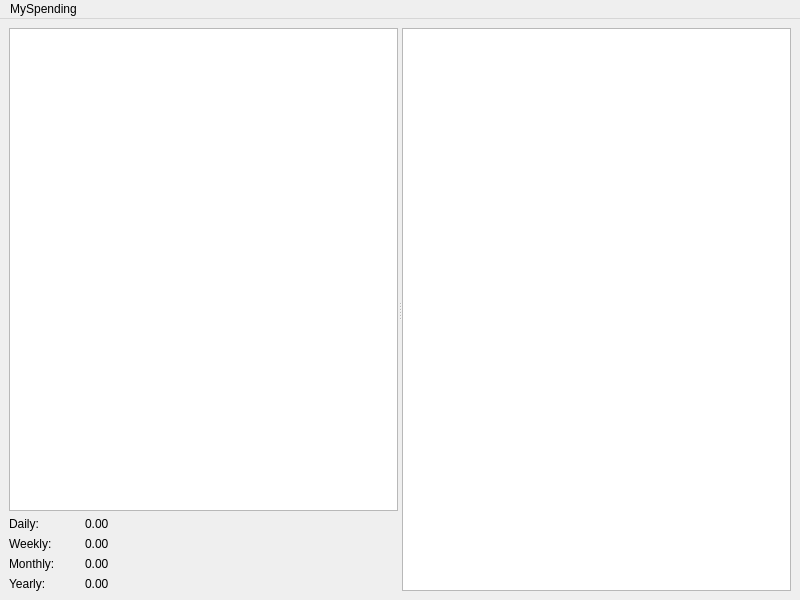
<?xml version="1.0" encoding="UTF-8"?>
<ui version="4.0">
 <class>MainWindow</class>
 <widget class="QMainWindow" name="MainWindow">
  <property name="geometry">
   <rect>
    <x>0</x>
    <y>0</y>
    <width>800</width>
    <height>600</height>
   </rect>
  </property>
  <property name="windowTitle">
   <string>MySpending</string>
  </property>
  <property name="windowIcon">
   <iconset>
    <normaloff>wallet-icon.png</normaloff>wallet-icon.png</iconset>
  </property>
  <widget class="QWidget" name="centralwidget">
   <layout class="QHBoxLayout" name="horizontalLayout_2">
    <item>
     <widget class="QSplitter" name="splitter">
      <property name="orientation">
       <enum>Qt::Horizontal</enum>
      </property>
      <widget class="QWidget" name="layoutWidget">
       <layout class="QVBoxLayout" name="verticalLayout_3">
        <item>
         <widget class="QListView" name="categoryView"/>
        </item>
        <item>
         <layout class="QHBoxLayout" name="horizontalLayout">
          <item>
           <layout class="QVBoxLayout" name="verticalLayout">
            <item>
             <widget class="QLabel" name="labelDailyDescription">
              <property name="maximumSize">
               <size>
                <width>70</width>
                <height>16777215</height>
               </size>
              </property>
              <property name="text">
               <string>Daily:</string>
              </property>
             </widget>
            </item>
            <item>
             <widget class="QLabel" name="labelWeeklyDescription">
              <property name="maximumSize">
               <size>
                <width>70</width>
                <height>16777215</height>
               </size>
              </property>
              <property name="text">
               <string>Weekly:</string>
              </property>
             </widget>
            </item>
            <item>
             <widget class="QLabel" name="labelMonthlyDescription">
              <property name="maximumSize">
               <size>
                <width>70</width>
                <height>16777215</height>
               </size>
              </property>
              <property name="text">
               <string>Monthly:</string>
              </property>
             </widget>
            </item>
            <item>
             <widget class="QLabel" name="labelYearlyDescription">
              <property name="maximumSize">
               <size>
                <width>70</width>
                <height>16777215</height>
               </size>
              </property>
              <property name="text">
               <string>Yearly:</string>
              </property>
             </widget>
            </item>
           </layout>
          </item>
          <item>
           <layout class="QVBoxLayout" name="verticalLayout_2">
            <item>
             <widget class="QLabel" name="labelDaily">
              <property name="minimumSize">
               <size>
                <width>100</width>
                <height>0</height>
               </size>
              </property>
              <property name="text">
               <string>0.00</string>
              </property>
             </widget>
            </item>
            <item>
             <widget class="QLabel" name="labelWeekly">
              <property name="minimumSize">
               <size>
                <width>100</width>
                <height>0</height>
               </size>
              </property>
              <property name="text">
               <string>0.00</string>
              </property>
             </widget>
            </item>
            <item>
             <widget class="QLabel" name="labelMonthly">
              <property name="minimumSize">
               <size>
                <width>100</width>
                <height>0</height>
               </size>
              </property>
              <property name="text">
               <string>0.00</string>
              </property>
             </widget>
            </item>
            <item>
             <widget class="QLabel" name="labelYearly">
              <property name="minimumSize">
               <size>
                <width>100</width>
                <height>0</height>
               </size>
              </property>
              <property name="text">
               <string>0.00</string>
              </property>
             </widget>
            </item>
           </layout>
          </item>
         </layout>
        </item>
       </layout>
      </widget>
      <widget class="QTableView" name="entryView"/>
     </widget>
    </item>
   </layout>
  </widget>
  <widget class="QMenuBar" name="menubar">
   <property name="geometry">
    <rect>
     <x>0</x>
     <y>0</y>
     <width>800</width>
     <height>30</height>
    </rect>
   </property>
   <widget class="QMenu" name="menuMySpending">
    <property name="title">
     <string>MySpending</string>
    </property>
    <addaction name="actionNew_category"/>
    <addaction name="actionDelete_category"/>
    <addaction name="actionNew_entry"/>
    <addaction name="actionDelete_entry"/>
    <addaction name="separator"/>
    <addaction name="actionExit"/>
   </widget>
   <addaction name="menuMySpending"/>
  </widget>
  <action name="actionExit">
   <property name="text">
    <string>Exit</string>
   </property>
   <property name="shortcut">
    <string>Ctrl+Q</string>
   </property>
  </action>
  <action name="actionNew_category">
   <property name="text">
    <string>New category</string>
   </property>
   <property name="shortcut">
    <string>Ctrl+Shift+N</string>
   </property>
  </action>
  <action name="actionDelete_category">
   <property name="text">
    <string>Delete category</string>
   </property>
   <property name="shortcut">
    <string>Ctrl+Shift+D</string>
   </property>
  </action>
  <action name="actionNew_entry">
   <property name="text">
    <string>New entry</string>
   </property>
   <property name="shortcut">
    <string>Ctrl+N</string>
   </property>
  </action>
  <action name="actionDelete_entry">
   <property name="text">
    <string>Delete entry</string>
   </property>
   <property name="shortcut">
    <string>Ctrl+D</string>
   </property>
  </action>
 </widget>
 <resources/>
 <connections/>
</ui>
